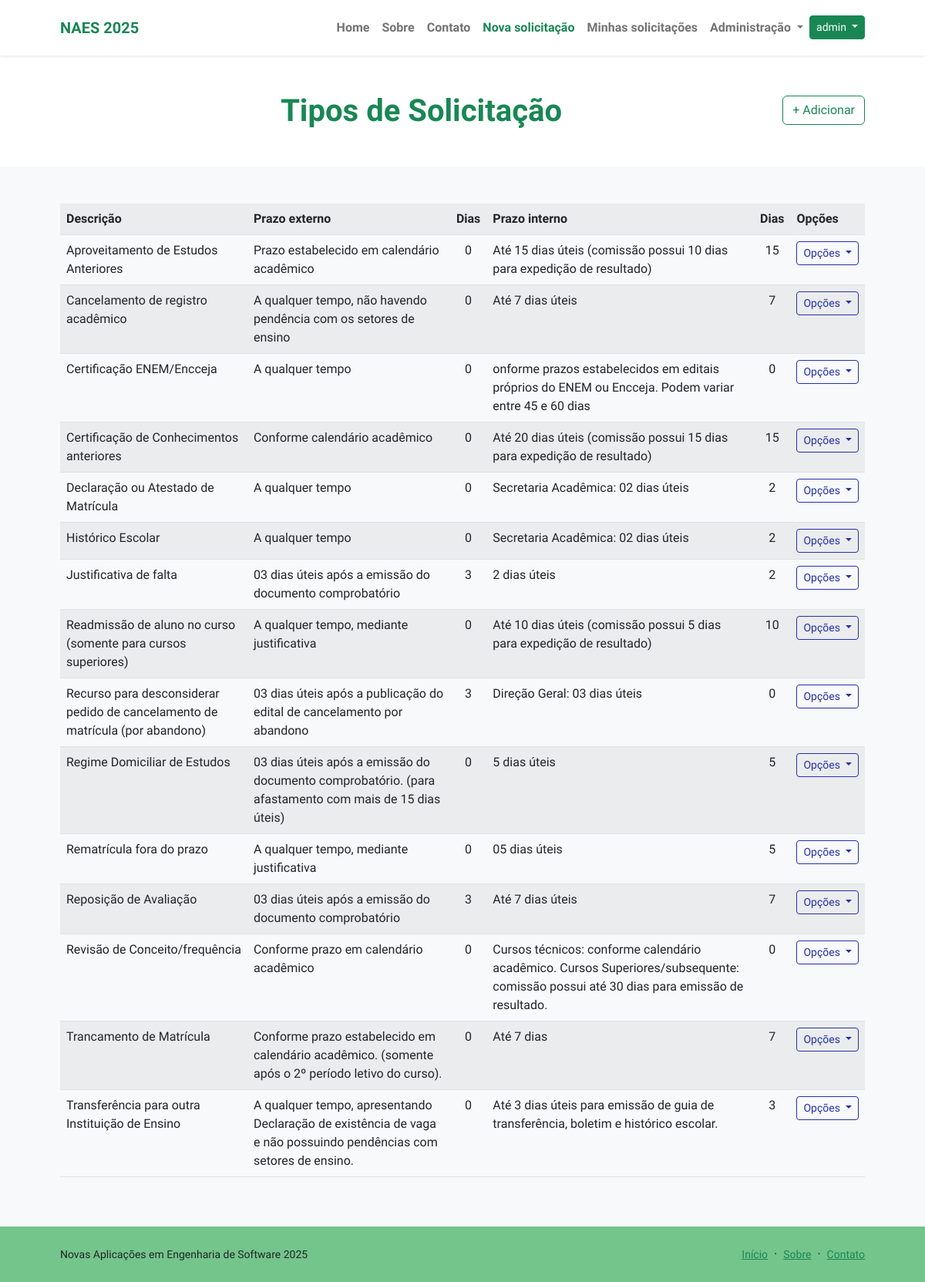
/protocolo/listar/tipos-de-solicitacao/ (signed in), run on the app's committed database.
### protocolos/models.py (models this page shows, shortened)
class TipoSolicitacao(models.Model):
    descricao = models.CharField(max_length=100, verbose_name="descrição", unique=True)
    prazo_externo = models.CharField(max_length=200)
    prazo_externo_dias = models.PositiveSmallIntegerField(
        help_text="Informe quantos dias úteis é o prazo de solicitação",
        blank=True, default=0)
    prazo_interno = models.CharField(max_length=200)
    prazo_interno_dias = models.PositiveSmallIntegerField(
        help_text="Informe quantos dias úteis para atendimento",
        blank=True, default=0)
    class Meta:
        verbose_name = "Tipo de Solicitação"
        verbose_name_plural = "Tipos de Solicitação"
        ordering = ["descricao"]

### protocolos/views.py (the view)
# urls.py: path("listar/tipos-de-solicitacao/", TipoSolicitacaoList.as_view(), name="listar-tipo-solicitacao"),
class TipoSolicitacaoList(LoginRequiredMixin, ListView):
    template_name = "protocolos/listas/tipo-solicitacao.html"
    model = TipoSolicitacao

### protocolos/templates/protocolos/listas/tipo-solicitacao.html (shortened to what this page needs)
{% extends "paginasweb/modelos/index.html" %}
{% load static %}
{% block header %}
<div class="text-center">
    <h1 class="display-6 fw-bolder mb-4">
        <span class="text-success d-inline">
            Tipos de Solicitação
        </span>
        <a href="{% url "cadastrar-tipo-solicitacao" %}" class="mt-1 btn btn-outline-success float-lg-end">
            + Adicionar
        </a>
    </h1>
</div>
{% endblock header %}
{% block conteudo %}
<div>
    <table class="table table-striped">
        <tr>
            <th>Descrição</th>
            <th>Prazo externo</th>
            <th>Dias</th>
            <th>Prazo interno</th>
            <th>Dias</th>
            <th>Opções</th>
        </tr>
        {% for object in object_list %}
        <tr>
            <td>{{ object.descricao }}</td>
            <td>{{ object.prazo_externo }}</td>
            <td class="text-center">{{ object.prazo_externo_dias }}</td>
            <td>{{ object.prazo_interno }}</td>
            <td class="text-center">{{ object.prazo_interno_dias }}</td>
            <td>
                <div class="dropdown">
                    <button class="btn btn-outline-primary btn-sm dropdown-toggle" type="button" data-bs-toggle="dropdown" aria-expanded="false">
                        Opções
                    </button>
                </div>
            </td>
        </tr>
        {% empty %}
        <tr>
            <td colspan="6">Nenhum registro encontrado.</td>
        </tr>
        {% endfor %}
    </table>
</div>
{% endblock conteudo %}

### paginasweb/templates/paginasweb/modelos/index.html (shortened to what this page needs)
{% load static %}
<!DOCTYPE html>
<html lang="pt-br">
    <head>
        <link href="https://cdn.jsdelivr.net/npm/bootstrap-icons@1.8.1/font/bootstrap-icons.css" rel="stylesheet" />
        <link href="{% static 'css/styles.css' %}" rel="stylesheet" />
    </head>
    <body class="d-flex flex-column h-100">
        <main class="flex-shrink-0">
            {% block menu %}
            <nav class="navbar navbar-expand-lg navbar-light bg-white py-3 fixed-top shadow-sm">
                <div class="container px-5">
                    <a class="navbar-brand" href="{% url 'index' %}">
                        <span class="fw-bolder text-success">NAES 2025</span>
                    </a>
                    <div class="collapse navbar-collapse" id="navbarSupportedContent">
                        <ul class="navbar-nav ms-auto mb-2 mb-lg-0 fw-bolder">
                            <li class="nav-item">
                                <a class="nav-link" href="{% url 'index' %}">Home</a>
                            </li>
                            <li class="nav-item">
                                <a class="nav-link" href="{% url 'sobre' %}">Sobre</a>
                            </li>
                            <li class="nav-item">
                                <a class="nav-link" href="{% url "contato" %}">Contato</a>
                            </li>
                            {% if request.user.is_authenticated %}
                            <li class="nav-item">
                                <a class="nav-link link-success" href="{% url "cadastrar-solicitacao" %}">Nova solicitação</a>
                            </li>
                            <li class="nav-item">
                                <a class="nav-link" href="{% url "listar-solicitacao" %}">Minhas solicitações</a>
                            </li>
                            <li class="nav-item dropdown">
                                <a class="nav-link dropdown-toggle" href="#" role="button" data-bs-toggle="dropdown" aria-expanded="false">
                                    Administração
                                </a>
                            </li>
                            <li class="nav-item">
                                <div class="btn-group mt-1">
                                    <button type="button" class="btn btn-success btn-sm dropdown-toggle" data-bs-toggle="dropdown" aria-expanded="false">
                                      {{ request.user }}
                                    </button>
                                </div>
                            </li>
                            {% endif %}
                        </ul>
                    </div>
                </div>
            </nav>
            {% endblock menu %}
            <header class="py-4 mt-5">
                <div class="container px-5 mt-5">
                    <div class="row gx-5 align-items-center">
                        <div class="col-xxl">
                            {% block header %}{% endblock header %}
                        </div>
                    </div>
                </div>
            </header>
            <section class="bg-light py-5">
                <div class="container px-5">
                    <div class="row gx-5 justify-content-center">
                        <div class="col-xxl">
                            {% block conteudo %}{% endblock conteudo %}
                        </div>
                    </div>
                </div>
            </section>
        </main>
        <footer class="bg-ifpr-verde-claro py-4 mt-auto">
            <div class="container px-5">
                <div class="row align-items-center justify-content-between flex-column flex-sm-row">
                    {% block rodape %}
                    <div class="col-auto">
                        <div class="small m-0">Novas Aplicações em Engenharia de Software 2025</div>
                    </div>
                    <div class="col-auto">
                        <a class="small link-success" href="{% url 'index' %}">Início</a>
                        <span class="mx-1">&middot;</span>
                        <a class="small link-success" href="{% url 'sobre' %}">Sobre</a>
                        <span class="mx-1">&middot;</span>
                        <a class="small link-success" href="#!">Contato</a>
                    </div>
                    {% endblock rodape %}
                </div>
            </div>
        </footer>
    </body>
</html>

### data on the page
TipoSolicitacao: descricao "Aproveitamento de Estudos Anteriores", prazo_externo "Prazo estabelecido em calendário acadêmico", prazo_externo_dias "0", prazo_interno "Até 15 dias úteis (comissão possui 10 dias para expedição de resultado)", prazo_interno_dias "15"
TipoSolicitacao: descricao "Cancelamento de registro acadêmico", prazo_externo "A qualquer tempo, não havendo pendência com os setores de ensino", prazo_externo_dias "0", prazo_interno "Até 7 dias úteis", prazo_interno_dias "7"
TipoSolicitacao: descricao "Certificação ENEM/Encceja", prazo_externo "A qualquer tempo", prazo_externo_dias "0", prazo_interno "onforme prazos estabelecidos em editais próprios do ENEM ou Encceja. Podem variar entre 45 e 60 dias", prazo_interno_dias "0"
TipoSolicitacao: descricao "Certificação de Conhecimentos anteriores", prazo_externo "Conforme calendário acadêmico", prazo_externo_dias "0", prazo_interno "Até 20 dias úteis (comissão possui 15 dias para expedição de resultado)", prazo_interno_dias "15"
TipoSolicitacao: descricao "Declaração ou Atestado de Matrícula", prazo_externo "A qualquer tempo", prazo_externo_dias "0", prazo_interno "Secretaria Acadêmica: 02 dias úteis", prazo_interno_dias "2"
TipoSolicitacao: descricao "Histórico Escolar", prazo_externo "A qualquer tempo", prazo_externo_dias "0", prazo_interno "Secretaria Acadêmica: 02 dias úteis", prazo_interno_dias "2"
TipoSolicitacao: descricao "Justificativa de falta", prazo_externo "03 dias úteis após a emissão do documento comprobatório", prazo_externo_dias "3", prazo_interno "2 dias úteis", prazo_interno_dias "2"
TipoSolicitacao: descricao "Readmissão de aluno no curso (somente para cursos superiores)", prazo_externo "A qualquer tempo, mediante justificativa", prazo_externo_dias "0", prazo_interno "Até 10 dias úteis (comissão possui 5 dias para expedição de resultado)", prazo_interno_dias "10"
TipoSolicitacao: descricao "Recurso para desconsiderar pedido de cancelamento de matrícula (por abandono)", prazo_externo "03 dias úteis após a publicação do edital de cancelamento por abandono", prazo_externo_dias "3", prazo_interno "Direção Geral: 03 dias úteis", prazo_interno_dias "0"
TipoSolicitacao: descricao "Regime Domiciliar de Estudos", prazo_externo "03 dias úteis após a emissão do documento comprobatório. (para afastamento com mais de 15 dias úteis)", prazo_externo_dias "0", prazo_interno "5 dias úteis", prazo_interno_dias "5"
TipoSolicitacao: descricao "Rematrícula fora do prazo", prazo_externo "A qualquer tempo, mediante justificativa", prazo_externo_dias "0", prazo_interno "05 dias úteis", prazo_interno_dias "5"
TipoSolicitacao: descricao "Reposição de Avaliação", prazo_externo "03 dias úteis após a emissão do documento comprobatório", prazo_externo_dias "3", prazo_interno "Até 7 dias úteis", prazo_interno_dias "7"
TipoSolicitacao: descricao "Revisão de Conceito/frequência", prazo_externo "Conforme prazo em calendário acadêmico", prazo_externo_dias "0", prazo_interno "Cursos técnicos: conforme calendário acadêmico. Cursos Superiores/subsequente: comissão possui até 30 dias para emissão de resultado.", prazo_interno_dias "0"
TipoSolicitacao: descricao "Trancamento de Matrícula", prazo_externo "Conforme prazo estabelecido em calendário acadêmico. (somente após o 2º período letivo do curso).", prazo_externo_dias "0", prazo_interno "Até 7 dias", prazo_interno_dias "7"
TipoSolicitacao: descricao "Transferência para outra Instituição de Ensino", prazo_externo "A qualquer tempo, apresentando Declaração de existência de vaga e não possuindo pendências com setores de ensino.", prazo_externo_dias "0", prazo_interno "Até 3 dias úteis para emissão de guia de transferência, boletim e histórico escolar.", prazo_interno_dias "3"

### other printed values
{{ request.user }} "admin"
